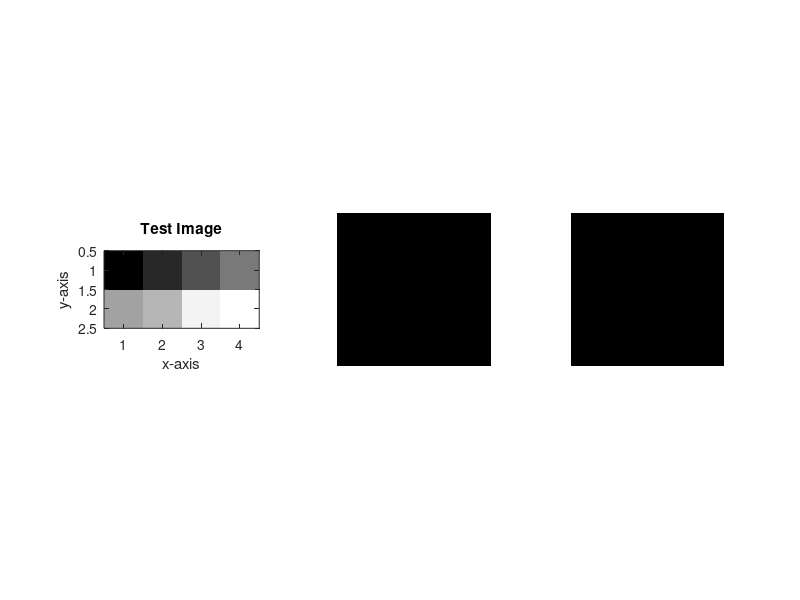

Recreate this plot in MATLAB.

Image = uint8([0 40 80 120; 160 180 240 255]);
subplot(1,3,1); imshow(Image,'InitialMagnification',1500);
title("Test Image");
set(gcf, 'Position',  [100, 100, 500, 400]);
axis on
xlabel('x-axis'); ylabel('y-axis');

%Using the (row,column) convention%
Row = 1;
Column = 1;


subplot(1,3,2); imshow(Image(Row,Column));

%Using the (y,x) convention%
x = 1;
y = 1;

subplot(1,3,3); imshow(Image(y,x));
